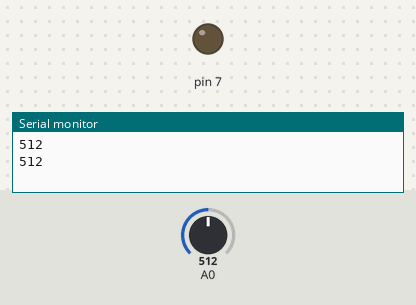
The sketch below on a simulated Arduino Uno, built with avr-gcc and run on an emulated ATmega328P. On the bench: output pins drawn as LEDs (lit = HIGH), the last lines printed to the serial monitor. Inputs (shaded band) come from the test bench; at power-on: A0 = 512.

Above: at 1.8 s.
1.9 s: A0 set to 793
3.4 s: A0 set to 815
At 4.9 s:
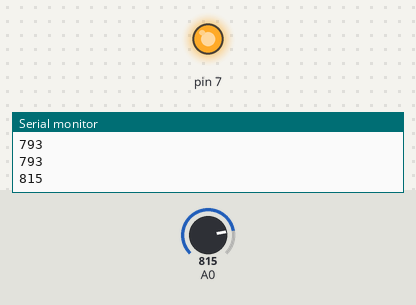
5.5 s: A0 set to 790
At 6.5 s:
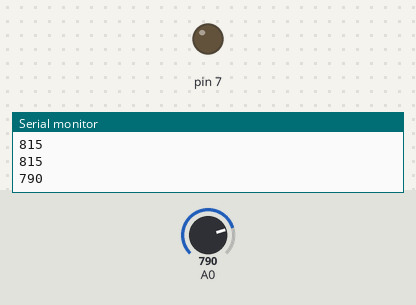
7.5 s: A0 set to 810
At 9.2 s:
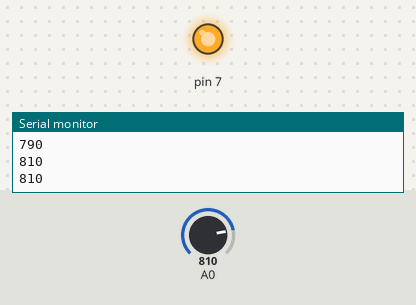
Timing chart, 0 to 10.5 s (numbered marks = the images above; inputs shaded):
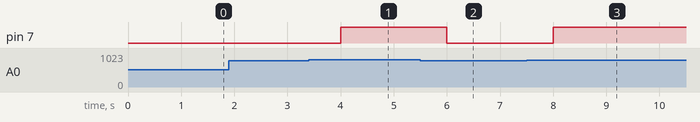

Measured:
- the behaviour switches between 800 and 801 on A0 (found by bisection; images 0 and 1)
- after the input at 3.4 s, pin 7: LOW → HIGH after 0.60 s
- after the input at 5.5 s, pin 7: HIGH → LOW after 0.50 s
- after the input at 7.5 s, pin 7: LOW → HIGH after 0.50 s

The sketch:

intro_lightswitch.ino
```cpp
void setup(){

  Serial.begin(9600);

  pinMode( 7 , OUTPUT );
}


void loop(){

   digitalWrite ( 7, LOW ) ;

  int measureLight = analogRead( A0 ) ;
  Serial.println( measureLight ) ;

  if ( measureLight > 800 )
  {
    digitalWrite ( 7, HIGH ) ;
  }

  delay(1000);
}
```
